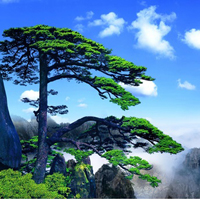
#> input picture HW0/img.jpg, 200 x 200 px
$ python PCA.py
#> lines starting #> are read from the running program, lines starting #| are printed output that depends on the picture; long printed decimals are rounded
#########################                 IMPORTANT                 ##############################

#For giving an input, please provide the data in the form of dxN in the data.txt file.
#I am uploading an image in the zip file which will return a image after applying PCA.

import numpy as np
import matplotlib.pyplot as plt
import cv2

def readimage(fname):
	img = cv2.imread(fname)
	R,G,B = cv2.split(img)
	R = R.flatten()
	G = G.flatten()
	B = B.flatten()

	data = [[R],[G],[B]]
	data = np.array(data,dtype='int64').reshape((3,img.shape[0]*img.shape[1]))
	return data,img.shape[0],img.shape[1]

def saveimage(Y_output,res1,res2):
	img = Y_output.T.reshape((res1,res2,3))
	cv2.imwrite('PCA_Image.jpg',img)


def readfile(fname):
	data = []
	f1 = open(fname,"r")
	f2 = f1.readlines()

	for line in f2:
		row = list(map(float,line.split()))
		data.append(row)

	data = np.array(data)

	return data

def plot_graph(X_input,Y_output):
	plt.figure(figsize=(100,100))
	plt.subplot(1,2,1).set_title("Input PCA")
	plt.scatter(X_input[0,:],X_input[1,:])
	plt.subplot(1,2,2).set_title("Output PCA")
	plt.scatter(Y_output[0,:],Y_output[1,:])
	plt.xlim(-30,30)
	plt.ylim(-30,30)
	plt.show()

def PCA(X_input):

	d,N = X_input.shape
	mean = np.mean(X_input,axis=1).reshape((d,-1))
	X_input = X_input - mean
	covariance = np.cov(X_input)
	print("\nThe covariance matrix of input,X:")
	print(covariance)

	eigenvalues, eigenvectors = np.linalg.eig(covariance)
	print("\nEigen Vectors:")
	print(eigenvectors)


	out = eigenvectors.T.dot(X_input)
	return out


if __name__ == '__main__':

	Flag = int(input("Enter 1 if you want to input to check how the image is clustered, else 0: "))
#> the answer given: 1

	if Flag == 0:
		X_input = readfile("data.txt")
	elif Flag == 1:
		X_input,res1,res2 = readimage("img.jpg")
#> in readimage, img is the input picture: shape (200, 200, 3); mean B, G, R 159, 126.3, 83.8
#> in readimage, `R,G,B = cv2.split(img)`:
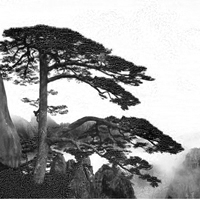
#> R: shape (200, 200); min 0, max 255, mean 159
#> in readimage, `R,G,B = cv2.split(img)`:
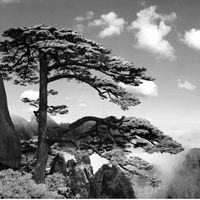
#> G: shape (200, 200); min 0, max 255, mean 126.3
#> in readimage, `R,G,B = cv2.split(img)`:
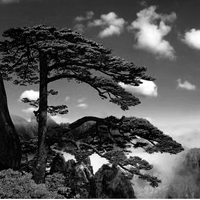
#> B: shape (200, 200); min 0, max 255, mean 83.8
#> res1 = 200; res2 = 200

	Y_output = PCA(X_input)
#> in PCA, `mean = np.mean(X_input,axis=1).reshape((d,-1))`: mean = [159, 126.3, 83.8]
#> in PCA, `covariance = np.cov(X_input)`: covariance = [[8445.4, 4819.1, 3843.3], [4819.1, 4803.9, 4070.2], [3843.3, 4070.2, 3991.4]]
#| [[8445.417 4819.068 3843.319]
#|  [4819.068 4803.922 4070.223]
#|  [3843.319 4070.223 3991.392]]
#> in PCA, `eigenvalues, eigenvectors = np.linalg.eig(covariance)`: eigenvalues = [14623.9, 2351, 265.9]; eigenvectors = [[0.706, 0.7, 0.107], [0.538, -0.432, -0.724], [0.461, -0.569, 0.681]]
#| [[ 0.706  0.7001  0.1066]
#|  [ 0.5376 -0.4319 -0.7242]
#|  [ 0.461 -0.5686  0.6813]]

	print("\nThe covariance matrix of output,Y:")
	print(np.cov(Y_output))
#| [[ 1.46239086e+04 -1.04427154e-11 -2.49135017e-12]
#|  [-1.04427154e-11  2.35095937e+03 -2.11008046e-12]
#|  [-2.49135017e-12 -2.11008046e-12  2.65863033e+02]]

	if Flag == 1 :
		saveimage(Y_output,res1,res2)
#> in saveimage, `img = Y_output.T.reshape((res1,res2,3))`:
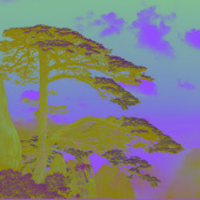
#> img: shape (200, 200, 3) float64; mean of channels 0, 1, 2 0, 0, 0; drawn with min black and max white
#> in saveimage, `cv2.imwrite('PCA_Image.jpg',img)`:
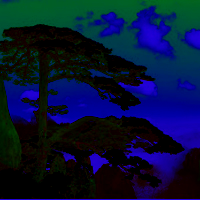
#> saved as PCA_Image.jpg: shape (200, 200, 3); mean B, G, R 54.3, 18.9, 6.5

	#Uncomment the below line for a 2d graph plot if possible.
	#plot_graph(X_input,Y_output)
